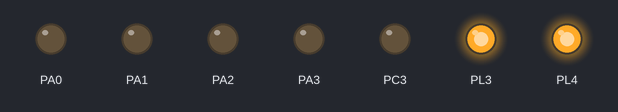
This program was run on a simulated ATmega2560, built with avr-gcc and emulated at 14.7456 MHz. Parts: output pins drawn as LEDs (lit = HIGH).

Above: at 0.1 s.
Timing chart, 0 to 1.6 s (numbered marks = the images above):
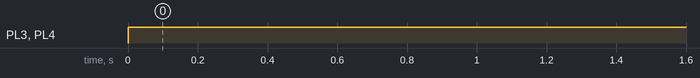

Measured:
- by itself, PL3, PL4: LOW → HIGH at 0.00 s

The program:

Serial_Communication_USB-RS232.c
```c
/********************************************************************************
 Written by: Vinod Desai, NEX Robotics Pvt. Ltd.
 Edited by: Sachitanand Malewar, NEX Robotics Pvt. Ltd.
 AVR Studio Version 4.17, Build 666

 Date: 26th December 2010

 Application example: Robot control over serial port via USB-RS232 converter
 					  (located on the ATMEGA260 microcontroller adaptor board)

 Concepts covered:  serial communication

 Serial Port used: UART2

 There are two components to the motion control:
 1. Direction control using pins PORTA0 to PORTA3
 2. Velocity control by PWM on pins PL3 and PL4 using OC5A and OC5B.

 In this experiment for the simplicity PL3 and PL4 are kept at logic 1.

 Pins for PWM are kept at logic 1.

 Connection Details:

  Motion control:		L-1---->PA0;		L-2---->PA1;
   						R-1---->PA2;		R-2---->PA3;
   						PL3 (OC5A) ----> Logic 1; 	PL4 (OC5B) ----> Logic 1;


  Serial Communication:	PORTD 2 --> RXD1 UART1 receive for RS232 serial communication
						PORTD 3 --> TXD1 UART1 transmit for RS232 serial communication

						PORTH 0 --> RXD2 UART 2 receive for USB - RS232 communication
						PORTH 1 --> TXD2 UART 2 transmit for USB - RS232 communication

						PORTE 0 --> RXD0 UART0 receive for ZigBee wireless communication
						PORTE 1 --> TXD0 UART0 transmit for ZigBee wireless communication

						PORTJ 0 --> RXD3 UART3 receive available on microcontroller expansion socket
						PORTJ 1 --> TXD3 UART3 transmit available on microcontroller expansion socket

Serial communication baud rate: 9600bps
To control robot use number pad of the keyboard which is located on the right hand side of the keyboard.
Make sure that NUM lock is on.

Commands:
			Keyboard Key   ASCII value	Action
				8				0x38	Forward
				2				0x32	Backward
				4				0x34	Left
				6				0x36	Right
				5				0x35	Stop
				7				0x37	Buzzer on
				9				0x39	Buzzer off

 Note:

 1. Make sure that in the configuration options following settings are
 	done for proper operation of the code

 	Microcontroller: atmega2560
 	Frequency: 14745600
 	Optimization: -O0  (For more information read section: Selecting proper optimization
 					options below figure 2.22 in the Software Manual)

 2. Difference between the codes for RS232 serial, USB and wireless communication is only in the serial port number.
 	Rest of the things are the same.

 3. For USB communication check the Jumper 1 position on the ATMEGA2560 microcontroller adaptor board

 4. Auxiliary power can supply current up to 1 Ampere while Battery can supply current up to
 	2 Ampere. When both motors of the robot changes direction suddenly without stopping,
	it produces large current surge. When robot is powered by Auxiliary power which can supply
	only 1 Ampere of current, sudden direction change in both the motors will cause current
	surge which can reset the microcontroller because of sudden fall in voltage.
	It is a good practice to stop the motors for at least 0.5seconds before changing
	the direction. This will also increase the useable time of the fully charged battery.
	the life of the motor.

*********************************************************************************/

/********************************************************************************

   Copyright (c) 2010, NEX Robotics Pvt. Ltd.                       -*- c -*-
   All rights reserved.

   Redistribution and use in source and binary forms, with or without
   modification, are permitted provided that the following conditions are met:

   * Redistributions of source code must retain the above copyright
     notice, this list of conditions and the following disclaimer.

   * Redistributions in binary form must reproduce the above copyright
     notice, this list of conditions and the following disclaimer in
     the documentation and/or other materials provided with the
     distribution.

   * Neither the name of the copyright holders nor the names of
     contributors may be used to endorse or promote products derived
     from this software without specific prior written permission.

   * Source code can be used for academic purpose.
	 For commercial use permission form the author needs to be taken.

  THIS SOFTWARE IS PROVIDED BY THE COPYRIGHT HOLDERS AND CONTRIBUTORS "AS IS"
  AND ANY EXPRESS OR IMPLIED WARRANTIES, INCLUDING, BUT NOT LIMITED TO, THE
  IMPLIED WARRANTIES OF MERCHANTABILITY AND FITNESS FOR A PARTICULAR PURPOSE
  ARE DISCLAIMED. IN NO EVENT SHALL THE COPYRIGHT OWNER OR CONTRIBUTORS BE
  LIABLE FOR ANY DIRECT, INDIRECT, INCIDENTAL, SPECIAL, EXEMPLARY, OR
  CONSEQUENTIAL DAMAGES (INCLUDING, BUT NOT LIMITED TO, PROCUREMENT OF
  SUBSTITUTE GOODS OR SERVICES; LOSS OF USE, DATA, OR PROFITS; OR BUSINESS
  INTERRUPTION) HOWEVER CAUSED AND ON ANY THEORY OF LIABILITY, WHETHER IN
  CONTRACT, STRICT LIABILITY, OR TORT (INCLUDING NEGLIGENCE OR OTHERWISE)
  ARISING IN ANY WAY OUT OF THE USE OF THIS SOFTWARE, EVEN IF ADVISED OF THE
  POSSIBILITY OF SUCH DAMAGE.

  Software released under Creative Commence cc by-nc-sa licence.
  For legal information refer to:
  http://creativecommons.org/licenses/by-nc-sa/3.0/legalcode

********************************************************************************/


#include<avr/io.h>
#include<avr/interrupt.h>
#include<util/delay.h>

unsigned char data; //to store received data from UDR1

void buzzer_pin_config (void)
{
 DDRC = DDRC | 0x08;		//Setting PORTC 3 as outpt
 PORTC = PORTC & 0xF7;		//Setting PORTC 3 logic low to turnoff buzzer
}

void motion_pin_config (void)
{
 DDRA = DDRA | 0x0F;
 PORTA = PORTA & 0xF0;
 DDRL = DDRL | 0x18;   //Setting PL3 and PL4 pins as output for PWM generation
 PORTL = PORTL | 0x18; //PL3 and PL4 pins are for velocity control using PWM.
}

//Function to initialize ports
void port_init()
{
	motion_pin_config();
	buzzer_pin_config();
}

void buzzer_on (void)
{
 unsigned char port_restore = 0;
 port_restore = PINC;
 port_restore = port_restore | 0x08;
 PORTC = port_restore;
}

void buzzer_off (void)
{
 unsigned char port_restore = 0;
 port_restore = PINC;
 port_restore = port_restore & 0xF7;
 PORTC = port_restore;
}

//Function To Initialize UART2
// desired baud rate:9600
// actual baud rate:9600 (error 0.0%)
// char size: 8 bit
// parity: Disabled
void uart2_init(void)
{
 UCSR2B = 0x00; //disable while setting baud rate
 UCSR2A = 0x00;
 UCSR2C = 0x06;
 UBRR2L = 0x5F; //set baud rate lo
 UBRR2H = 0x00; //set baud rate hi
 UCSR2B = 0x98;
}


SIGNAL(SIG_USART2_RECV) 		// ISR for receive complete interrupt
{
	data = UDR2; 				//making copy of data from UDR2 in 'data' variable

	UDR2 = data; 				//echo data back to PC

		if(data == 0x38) //ASCII value of 8
		{
			PORTA=0x06;  //forward
		}

		if(data == 0x32) //ASCII value of 2
		{
			PORTA=0x09; //back
		}

		if(data == 0x34) //ASCII value of 4
		{
			PORTA=0x05;  //left
		}

		if(data == 0x36) //ASCII value of 6
		{
			PORTA=0x0A; //right
		}

		if(data == 0x35) //ASCII value of 5
		{
			PORTA=0x00; //stop
		}

		if(data == 0x37) //ASCII value of 7
		{
			buzzer_on();
		}

		if(data == 0x39) //ASCII value of 9
		{
			buzzer_off();
		}

}


//Function To Initialize all The Devices
void init_devices()
{
 cli(); //Clears the global interrupts
 port_init();  //Initializes all the ports
 uart2_init(); //Initailize UART1 for serial communiaction
 sei();   //Enables the global interrupts
}

//Main Function
int main(void)
{
	init_devices();
	while(1);
}
```
